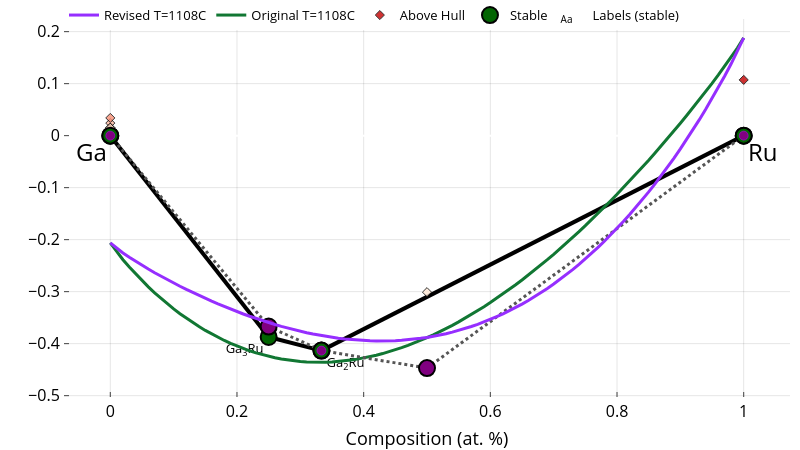
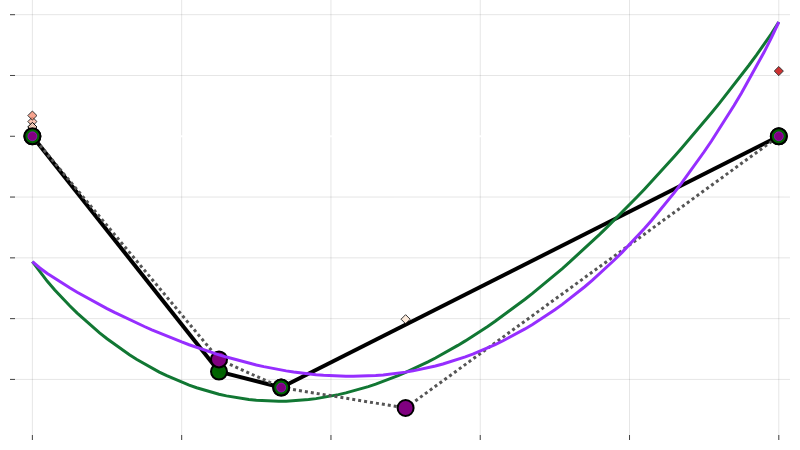

Notebook cell for these charts, in order:
### Code cell
from gliquid.phase_diagram import PDPlotter, PhaseDiagram, PDEntry  # The PMG PDPlotter source code is modified here
pdp = PDPlotter(bl.dft_ch)
from gliquid.binary import t_sym, a_sym, b_sym, c_sym, d_sym, xb_sym
import sympy as sp

t_eval_c = 1108
t_eval = t_eval_c + 273.15

def get_g_curve(A=0, B=0, C=0, D=0, T=0, name="") -> go.Scatter:
    """
    Args:
        A, B, C, D (float): Non-ideal mixing parameters.
        T (float): Temperature in Kelvin.

    Returns:
        go.Scatter: Plotly scatter trace for the Gibbs free energy curve.
    """
    g = bl.eqs['g_liquid'].subs({t_sym: T, a_sym: A, b_sym: B, c_sym: C, d_sym: D})
    gliq_vals = sp.lambdify(xb_sym, g, 'numpy')(_x_vals[1:-1]) if g.has(xb_sym) else [0] * len(_x_vals[1:-1])
    ga = np.float64(bl.eqs['ga'].subs({t_sym: T}) / 96485)
    gb = np.float64(bl.eqs['gb'].subs({t_sym: T}) / 96485)
    if name == "":
        name += "Liquid T=" + str(int(T-273.15)) + "C"

    return go.Scatter(
        x=_x_vals,
        y=[ga] + [g / 96485 for g in gliq_vals] + [gb],
        mode='lines',
        name=name
    )

fig = pdp.get_plot()
fig.add_trace(get_g_curve(A=ml_params[0], B=ml_params[1], C=ml_params[2], D=ml_params[3],
                          T=t_eval, name=f"Original T={t_eval_c}C").update(line=dict(color='#117733', width=3)))

print("Phase energies at t_eval (eV/atom):")
for p in bl.phases:
    if 'enthalpy' in p:
        print(p['name'])
        print(p['name'] + f" @ t_eval ({t_eval})", (p['enthalpy'] - p.get('entropy', 0)*t_eval)/96485.0)

allpoints = [[p['comp'], (p['enthalpy'] - p.get('entropy', 0)*t_eval)/96485.0] for p in bl.phases[:-1]]
newpoints = [[p['comp'], (p['enthalpy'] - p.get('entropy', 0)*t_eval)/96485.0] for p in bl.phases[:-1] if 'entropy' in p]
oldpoints = [[p['comp'], (p['enthalpy'] - p.get('entropy', 0)*t_eval)/96485.0] for p in bl.phases[:-1] if 'entropy' not in p]

# Plot connecting lines between all points
for i in range(len(allpoints) - 1):
    fig.add_trace(go.Scatter(
        x=[allpoints[i][0], allpoints[i+1][0]],
        y=[allpoints[i][1], allpoints[i+1][1]],
        mode='lines',
        line=dict(color='#555555', dash='dot', width=3),
        showlegend=False
    ))
    #F8DE7E
    #555555

# Fix the data structure - remove the extra brackets
fig.add_trace(go.Scatter(
    x=[p[0] for p in newpoints],
    y=[p[1] for p in newpoints],
    mode='markers',
    marker=dict(color="purple", size=16, symbol='circle', line=dict(width=2, color='black')),
    showlegend=False
))

fig.add_trace(go.Scatter(
    x=[p[0] for p in oldpoints],
    y=[p[1] for p in oldpoints],
    mode='markers',
    marker=dict(color="darkgreen", size=16, symbol='circle', line=dict(width=2, color='black')),
    showlegend=False
))

# Add smaller purple circles inside the darkgreen circles
fig.add_trace(go.Scatter(
    x=[p[0] for p in oldpoints],
    y=[p[1] for p in oldpoints],
    mode='markers',
    marker=dict(color="purple", size=9, symbol='circle', line=dict(width=0.5, color='#Be03Fd')),
    showlegend=False
))

fig.add_trace(get_g_curve(A=adj_params[0], B=adj_params[1], C=adj_params[2], D=adj_params[3],
                          T=t_eval, name=f"Revised T={t_eval_c}C").update(line=dict(color='#962EFF', width=3)))

fig.update_layout(plot_bgcolor='white',
                  paper_bgcolor='white', 
                  xaxis=dict(title=dict(text="Composition (at. %)", font=dict(size=18)),
                            tickfont=dict(color='black'), mirror=False),
                  yaxis=dict(title=dict(text="", font=dict(size=18)),
                            tickfont=dict(color='black'), mirror=False),
                  font=dict(color='black', size=13),  # Sets default font color for all text elements
                  width=800, height=450)

fig.show()
fig_dict = fig.to_dict()
fig_dict['layout'].pop('annotations', None)
fig_dict['layout'].pop('title', None)
fig_dict['layout']['xaxis'].pop('title', None)
fig_dict['layout']['yaxis'].pop('title', None)
fig_dict['data'] = [trace for trace in fig_dict['data'] if trace.get('mode') != 'text']
cleaned = go.Figure(fig_dict)
cleaned.layout.showlegend = False
cleaned.layout.xaxis.showticklabels = False
cleaned.layout.yaxis.showticklabels = False
cleaned.update_layout(xaxis_range=[-0.03, 1.015])
cleaned.show()

figures_dir = cfg.project_root / "figures"
if os.path.isdir(figures_dir):
    fig.write_image(figures_dir / "Ga-Ru_chull_overlaid.svg")
    cleaned.write_image(figures_dir / "Ga-Ru_chull_overlaid_cleaned.svg")
    print(f"Figures saved to {figures_dir}")

### Figure 1 — Plotly figure (JSON) as saved in the notebook; plotly's stock layout.template omitted (floating-point values rounded to 4 significant figures)
{"data": [{"hoverinfo": "none", "line": {"color": "black", "width": 4}, "mode": "lines", "showlegend": false, "type": "scatter", "x": [0.25, 0, null, 0.3333, 0.25, null, 0.3333, 1, null], "y": [-0.3871, 0, null, -0.4134, -0.3871, null, -0.4134, 0, null]}, {"hoverinfo": "skip", "mode": "text", "name": "Labels (stable)", "opacity": 1, "showlegend": true, "text": ["Ga<sub>3</sub>Ru", "Ga<sub>2</sub>Ru"], "textposition": ["bottom left", "bottom right"], "type": "scatter", "visible": true, "x": [0.242, 0.3413], "y": [-0.4001, -0.4264]}, {"error_y": {"array": [0, 0, 0, 0], "color": "gray", "thickness": 2.5, "type": "data", "width": 5}, "hoverinfo": "text", "hoverlabel": {"font": {"size": 14}}, "hovertext": ["Ga<sub>3</sub>Ru (mp-672204-GGA) <br> -0.387 eV/atom (Stable)", "Ga (mp-142-GGA) <br> 0.0 eV/atom (Stable)", "Ga<sub>2</sub>Ru (mp-1072429-GGA) <br> -0.413 eV/atom (Stable)", "Ru (mp-33-GGA) <br> 0.0 eV/atom (Stable)"], "marker": {"color": "darkgreen", "line": {"color": "black", "width": 2}, "size": 16}, "mode": "markers", "name": "Stable", "opacity": 0.99, "showlegend": true, "type": "scatter", "x": [0.25, 0, 0.3333, 1], "y": [-0.3871, 0, -0.4134, 0]}, {"hoverinfo": "text", "hoverlabel": {"font": {"size": 14}}, "hovertext": ["Ru (mp-8639-GGA) <br> 0.107 eV/atom (+0.107 eV/atom)", "Ga (mp-140-GGA) <br> 0.024 eV/atom (+0.024 eV/atom)", "Ga (mp-569007-GGA) <br> 0.034 eV/atom (+0.034 eV/atom)", "Ga (mp-569423-GGA) <br> 0.011 eV/atom (+0.011 eV/atom)", "Ga (mp-10021-GGA) <br> 0.015 eV/atom (+0.015 eV/atom)", "Ga (mp-1067880-GGA) <br> 0.005 eV/atom (+0.005 eV/atom)", "Ga (mp-567540-GGA) <br> 0.012 eV/atom (+0.012 eV/atom)", "Ga (mp-1007857-GGA) <br> 0.015 eV/atom (+0.015 eV/atom)", "GaRu (mp-22320-GGA) <br> -0.301 eV/atom (+0.009 eV/atom)"], "marker": {"color": [0.107, 0.024, 0.034, 0.011, 0.015, 0.005, 0.012, 0.015, 0.009], "colorscale": [[0, "#fff5e3"], [0.5, "#f24324"], [1, "#c40000"]], "line": {"color": "black", "width": 1}, "opacity": 0.8, "size": 7, "symbol": "diamond"}, "mode": "markers", "name": "Above Hull", "showlegend": true, "type": "scatter", "x": [1, 0, 0, 0, 0, 0, 0, 0, 0.5], "y": [0.1073, 0.02417, 0.03406, 0.01134, 0.01527, 0.004823, 0.01168, 0.01539, -0.301]}, {"line": {"color": "#117733", "width": 3}, "mode": "lines", "name": "Original T=1108C", "type": "scatter", "x": [0, 0.01, 0.02, 0.03, 0.04, 0.05, 0.06, 0.07, 0.08, 0.09, 0.1, 0.11, 0.12, 0.13, 0.14, 0.15, 0.16, 0.17, 0.18, 0.19, 0.2, 0.21, 0.22, 0.23, 0.24, 0.25, 0.26, 0.27, 0.28, 0.29, 0.3, 0.31, 0.32, 0.33, 0.34, 0.35, 0.36, 0.37, 0.38, 0.39, 0.4, 0.41, 0.42, 0.43, 0.44, 0.45, 0.46, 0.47, 0.48, 0.49, 0.5, 0.51, 0.52, 0.53, 0.54, 0.55, 0.56, 0.57, 0.58, 0.59, 0.6, 0.61, 0.62, 0.63, 0.64, 0.65, 0.66, 0.67, 0.68, 0.69, 0.7, 0.71, 0.72, 0.73, 0.74, 0.75, 0.76, 0.77, 0.78, 0.79, 0.8, 0.81, 0.82, 0.83, 0.84, 0.85, 0.86, 0.87, 0.88, 0.89, 0.9, 0.91, 0.92, 0.93, 0.94, 0.95, 0.96, 0.97, 0.98, 0.99, 1], "y": [-0.2061, -0.2233, -0.2386, -0.2527, -0.2661, -0.2788, -0.2908, -0.3022, -0.313, -0.3233, -0.3331, -0.3423, -0.3511, -0.3594, -0.3672, -0.3745, -0.3814, -0.3879, -0.3939, -0.3995, -0.4046, -0.4094, -0.4137, -0.4177, -0.4212, -0.4243, -0.4271, -0.4295, -0.4314, -0.4331, -0.4343, -0.4352, -0.4357, -0.4359, -0.4357, -0.4352, -0.4343, -0.4331, -0.4316, -0.4297, -0.4275, -0.425, -0.4222, -0.419, -0.4156, -0.4118, -0.4078, -0.4034, -0.3987, -0.3938, -0.3885, -0.383, -0.3772, -0.3711, -0.3648, -0.3581, -0.3512, -0.344, -0.3366, -0.3289, -0.321, -0.3128, -0.3043, -0.2956, -0.2867, -0.2775, -0.2681, -0.2585, -0.2486, -0.2385, -0.2281, -0.2176, -0.2068, -0.1958, -0.1846, -0.1731, -0.1615, -0.1496, -0.1375, -0.1252, -0.1127, -0.1, -0.08709, -0.07397, -0.06064, -0.04711, -0.03336, -0.0194, -0.005227, 0.009165, 0.02378, 0.03863, 0.05372, 0.06906, 0.08467, 0.1006, 0.1168, 0.1335, 0.1506, 0.1684, 0.188]}, {"line": {"color": "#555555", "dash": "dot", "width": 3}, "mode": "lines", "showlegend": false, "type": "scatter", "x": [0, 0.25], "y": [0, -0.3671]}, {"line": {"color": "#555555", "dash": "dot", "width": 3}, "mode": "lines", "showlegend": false, "type": "scatter", "x": [0.25, 0.3333], "y": [-0.3671, -0.4134]}, {"line": {"color": "#555555", "dash": "dot", "width": 3}, "mode": "lines", "showlegend": false, "type": "scatter", "x": [0.3333, 0.5], "y": [-0.4134, -0.447]}, {"line": {"color": "#555555", "dash": "dot", "width": 3}, "mode": "lines", "showlegend": false, "type": "scatter", "x": [0.5, 1], "y": [-0.447, 0]}, {"marker": {"color": "purple", "line": {"color": "black", "width": 2}, "size": 16, "symbol": "circle"}, "mode": "markers", "showlegend": false, "type": "scatter", "x": [0.25, 0.5], "y": [-0.3671, -0.447]}, {"marker": {"color": "darkgreen", "line": {"color": "black", "width": 2}, "size": 16, "symbol": "circle"}, "mode": "markers", "showlegend": false, "type": "scatter", "x": [0, 0.3333, 1], "y": [0, -0.4134, 0]}, {"marker": {"color": "purple", "line": {"color": "#Be03Fd", "width": 0.5}, "size": 9, "symbol": "circle"}, "mode": "markers", "showlegend": false, "type": "scatter", "x": [0, 0.3333, 1], "y": [0, -0.4134, 0]}, {"line": {"color": "#962EFF", "width": 3}, "mode": "lines", "name": "Revised T=1108C", "type": "scatter", "x": [0, 0.01, 0.02, 0.03, 0.04, 0.05, 0.06, 0.07, 0.08, 0.09, 0.1, 0.11, 0.12, 0.13, 0.14, 0.15, 0.16, 0.17, 0.18, 0.19, 0.2, 0.21, 0.22, 0.23, 0.24, 0.25, 0.26, 0.27, 0.28, 0.29, 0.3, 0.31, 0.32, 0.33, 0.34, 0.35, 0.36, 0.37, 0.38, 0.39, 0.4, 0.41, 0.42, 0.43, 0.44, 0.45, 0.46, 0.47, 0.48, 0.49, 0.5, 0.51, 0.52, 0.53, 0.54, 0.55, 0.56, 0.57, 0.58, 0.59, 0.6, 0.61, 0.62, 0.63, 0.64, 0.65, 0.66, 0.67, 0.68, 0.69, 0.7, 0.71, 0.72, 0.73, 0.74, 0.75, 0.76, 0.77, 0.78, 0.79, 0.8, 0.81, 0.82, 0.83, 0.84, 0.85, 0.86, 0.87, 0.88, 0.89, 0.9, 0.91, 0.92, 0.93, 0.94, 0.95, 0.96, 0.97, 0.98, 0.99, 1], "y": [-0.2061, -0.2167, -0.2256, -0.2339, -0.2418, -0.2493, -0.2566, -0.2636, -0.2704, -0.277, -0.2834, -0.2897, -0.2957, -0.3016, -0.3074, -0.313, -0.3184, -0.3236, -0.3287, -0.3336, -0.3384, -0.3429, -0.3473, -0.3516, -0.3556, -0.3595, -0.3632, -0.3667, -0.3701, -0.3732, -0.3762, -0.3789, -0.3815, -0.3838, -0.3859, -0.3878, -0.3895, -0.391, -0.3922, -0.3933, -0.3941, -0.3946, -0.3949, -0.3949, -0.3947, -0.3943, -0.3936, -0.3926, -0.3913, -0.3898, -0.388, -0.3859, -0.3835, -0.3808, -0.3779, -0.3746, -0.371, -0.3671, -0.3629, -0.3583, -0.3534, -0.3482, -0.3427, -0.3368, -0.3305, -0.3239, -0.317, -0.3096, -0.3019, -0.2938, -0.2854, -0.2765, -0.2673, -0.2576, -0.2476, -0.2371, -0.2262, -0.2149, -0.2031, -0.1909, -0.1783, -0.1652, -0.1517, -0.1376, -0.1231, -0.1081, -0.09264, -0.07664, -0.06012, -0.04307, -0.02548, -0.007322, 0.01141, 0.03075, 0.0507, 0.07132, 0.09265, 0.1147, 0.1377, 0.1618, 0.188]}], "layout": {"annotations": [{"align": "center", "font": {"color": "#000000", "size": 24}, "opacity": 1, "showarrow": false, "text": "Ga", "x": -0.03, "xref": "x", "y": -0.03, "yref": "y"}, {"align": "center", "font": {"color": "#000000", "size": 24}, "opacity": 1, "showarrow": false, "text": "Ru", "x": 1.03, "xref": "x", "y": -0.03, "yref": "y"}], "autosize": true, "coloraxis": {"colorbar": {"x": 1, "y": 0.05, "yanchor": "top"}}, "font": {"color": "black", "size": 13}, "height": 450, "hovermode": "closest", "legend": {"orientation": "h", "tracegroupgap": 7, "traceorder": "reversed", "x": 0, "xanchor": "left", "y": 1.05}, "margin": {"b": 10, "l": 10, "pad": 0, "r": 10, "t": 0}, "paper_bgcolor": "white", "plot_bgcolor": "white", "showlegend": true, "width": 800, "xaxis": {"anchor": "y", "gridcolor": "rgba(0,0,0,0.1)", "mirror": false, "nticks": 8, "showgrid": true, "showline": true, "side": "bottom", "tickfont": {"color": "black", "size": 16}, "ticks": "inside", "title": {"font": {"color": "#000000", "size": 18}, "text": "Composition (at. %)"}, "type": "linear", "zeroline": false}, "yaxis": {"anchor": "x", "gridcolor": "rgba(0,0,0,0.1)", "mirror": false, "showgrid": true, "showline": true, "side": "left", "tickfont": {"color": "black", "size": 16}, "ticks": "inside", "title": {"font": {"color": "#000000", "size": 18}, "text": ""}, "type": "linear"}}}

### Figure 2 — Plotly figure (JSON) as saved in the notebook; plotly's stock layout.template omitted (floating-point values rounded to 4 significant figures)
{"data": [{"hoverinfo": "none", "line": {"color": "black", "width": 4}, "mode": "lines", "showlegend": false, "type": "scatter", "x": [0.25, 0, null, 0.3333, 0.25, null, 0.3333, 1, null], "y": [-0.3871, 0, null, -0.4134, -0.3871, null, -0.4134, 0, null]}, {"error_y": {"array": [0, 0, 0, 0], "color": "gray", "thickness": 2.5, "type": "data", "width": 5}, "hoverinfo": "text", "hoverlabel": {"font": {"size": 14}}, "hovertext": ["Ga<sub>3</sub>Ru (mp-672204-GGA) <br> -0.387 eV/atom (Stable)", "Ga (mp-142-GGA) <br> 0.0 eV/atom (Stable)", "Ga<sub>2</sub>Ru (mp-1072429-GGA) <br> -0.413 eV/atom (Stable)", "Ru (mp-33-GGA) <br> 0.0 eV/atom (Stable)"], "marker": {"color": "darkgreen", "line": {"color": "black", "width": 2}, "size": 16}, "mode": "markers", "name": "Stable", "opacity": 0.99, "showlegend": true, "type": "scatter", "x": [0.25, 0, 0.3333, 1], "y": [-0.3871, 0, -0.4134, 0]}, {"hoverinfo": "text", "hoverlabel": {"font": {"size": 14}}, "hovertext": ["Ru (mp-8639-GGA) <br> 0.107 eV/atom (+0.107 eV/atom)", "Ga (mp-140-GGA) <br> 0.024 eV/atom (+0.024 eV/atom)", "Ga (mp-569007-GGA) <br> 0.034 eV/atom (+0.034 eV/atom)", "Ga (mp-569423-GGA) <br> 0.011 eV/atom (+0.011 eV/atom)", "Ga (mp-10021-GGA) <br> 0.015 eV/atom (+0.015 eV/atom)", "Ga (mp-1067880-GGA) <br> 0.005 eV/atom (+0.005 eV/atom)", "Ga (mp-567540-GGA) <br> 0.012 eV/atom (+0.012 eV/atom)", "Ga (mp-1007857-GGA) <br> 0.015 eV/atom (+0.015 eV/atom)", "GaRu (mp-22320-GGA) <br> -0.301 eV/atom (+0.009 eV/atom)"], "marker": {"color": [0.107, 0.024, 0.034, 0.011, 0.015, 0.005, 0.012, 0.015, 0.009], "colorscale": [[0, "#fff5e3"], [0.5, "#f24324"], [1, "#c40000"]], "line": {"color": "black", "width": 1}, "opacity": 0.8, "size": 7, "symbol": "diamond"}, "mode": "markers", "name": "Above Hull", "showlegend": true, "type": "scatter", "x": [1, 0, 0, 0, 0, 0, 0, 0, 0.5], "y": [0.1073, 0.02417, 0.03406, 0.01134, 0.01527, 0.004823, 0.01168, 0.01539, -0.301]}, {"line": {"color": "#117733", "width": 3}, "mode": "lines", "name": "Original T=1108C", "type": "scatter", "x": [0, 0.01, 0.02, 0.03, 0.04, 0.05, 0.06, 0.07, 0.08, 0.09, 0.1, 0.11, 0.12, 0.13, 0.14, 0.15, 0.16, 0.17, 0.18, 0.19, 0.2, 0.21, 0.22, 0.23, 0.24, 0.25, 0.26, 0.27, 0.28, 0.29, 0.3, 0.31, 0.32, 0.33, 0.34, 0.35, 0.36, 0.37, 0.38, 0.39, 0.4, 0.41, 0.42, 0.43, 0.44, 0.45, 0.46, 0.47, 0.48, 0.49, 0.5, 0.51, 0.52, 0.53, 0.54, 0.55, 0.56, 0.57, 0.58, 0.59, 0.6, 0.61, 0.62, 0.63, 0.64, 0.65, 0.66, 0.67, 0.68, 0.69, 0.7, 0.71, 0.72, 0.73, 0.74, 0.75, 0.76, 0.77, 0.78, 0.79, 0.8, 0.81, 0.82, 0.83, 0.84, 0.85, 0.86, 0.87, 0.88, 0.89, 0.9, 0.91, 0.92, 0.93, 0.94, 0.95, 0.96, 0.97, 0.98, 0.99, 1], "y": [-0.2061, -0.2233, -0.2386, -0.2527, -0.2661, -0.2788, -0.2908, -0.3022, -0.313, -0.3233, -0.3331, -0.3423, -0.3511, -0.3594, -0.3672, -0.3745, -0.3814, -0.3879, -0.3939, -0.3995, -0.4046, -0.4094, -0.4137, -0.4177, -0.4212, -0.4243, -0.4271, -0.4295, -0.4314, -0.4331, -0.4343, -0.4352, -0.4357, -0.4359, -0.4357, -0.4352, -0.4343, -0.4331, -0.4316, -0.4297, -0.4275, -0.425, -0.4222, -0.419, -0.4156, -0.4118, -0.4078, -0.4034, -0.3987, -0.3938, -0.3885, -0.383, -0.3772, -0.3711, -0.3648, -0.3581, -0.3512, -0.344, -0.3366, -0.3289, -0.321, -0.3128, -0.3043, -0.2956, -0.2867, -0.2775, -0.2681, -0.2585, -0.2486, -0.2385, -0.2281, -0.2176, -0.2068, -0.1958, -0.1846, -0.1731, -0.1615, -0.1496, -0.1375, -0.1252, -0.1127, -0.1, -0.08709, -0.07397, -0.06064, -0.04711, -0.03336, -0.0194, -0.005227, 0.009165, 0.02378, 0.03863, 0.05372, 0.06906, 0.08467, 0.1006, 0.1168, 0.1335, 0.1506, 0.1684, 0.188]}, {"line": {"color": "#555555", "dash": "dot", "width": 3}, "mode": "lines", "showlegend": false, "type": "scatter", "x": [0, 0.25], "y": [0, -0.3671]}, {"line": {"color": "#555555", "dash": "dot", "width": 3}, "mode": "lines", "showlegend": false, "type": "scatter", "x": [0.25, 0.3333], "y": [-0.3671, -0.4134]}, {"line": {"color": "#555555", "dash": "dot", "width": 3}, "mode": "lines", "showlegend": false, "type": "scatter", "x": [0.3333, 0.5], "y": [-0.4134, -0.447]}, {"line": {"color": "#555555", "dash": "dot", "width": 3}, "mode": "lines", "showlegend": false, "type": "scatter", "x": [0.5, 1], "y": [-0.447, 0]}, {"marker": {"color": "purple", "line": {"color": "black", "width": 2}, "size": 16, "symbol": "circle"}, "mode": "markers", "showlegend": false, "type": "scatter", "x": [0.25, 0.5], "y": [-0.3671, -0.447]}, {"marker": {"color": "darkgreen", "line": {"color": "black", "width": 2}, "size": 16, "symbol": "circle"}, "mode": "markers", "showlegend": false, "type": "scatter", "x": [0, 0.3333, 1], "y": [0, -0.4134, 0]}, {"marker": {"color": "purple", "line": {"color": "#Be03Fd", "width": 0.5}, "size": 9, "symbol": "circle"}, "mode": "markers", "showlegend": false, "type": "scatter", "x": [0, 0.3333, 1], "y": [0, -0.4134, 0]}, {"line": {"color": "#962EFF", "width": 3}, "mode": "lines", "name": "Revised T=1108C", "type": "scatter", "x": [0, 0.01, 0.02, 0.03, 0.04, 0.05, 0.06, 0.07, 0.08, 0.09, 0.1, 0.11, 0.12, 0.13, 0.14, 0.15, 0.16, 0.17, 0.18, 0.19, 0.2, 0.21, 0.22, 0.23, 0.24, 0.25, 0.26, 0.27, 0.28, 0.29, 0.3, 0.31, 0.32, 0.33, 0.34, 0.35, 0.36, 0.37, 0.38, 0.39, 0.4, 0.41, 0.42, 0.43, 0.44, 0.45, 0.46, 0.47, 0.48, 0.49, 0.5, 0.51, 0.52, 0.53, 0.54, 0.55, 0.56, 0.57, 0.58, 0.59, 0.6, 0.61, 0.62, 0.63, 0.64, 0.65, 0.66, 0.67, 0.68, 0.69, 0.7, 0.71, 0.72, 0.73, 0.74, 0.75, 0.76, 0.77, 0.78, 0.79, 0.8, 0.81, 0.82, 0.83, 0.84, 0.85, 0.86, 0.87, 0.88, 0.89, 0.9, 0.91, 0.92, 0.93, 0.94, 0.95, 0.96, 0.97, 0.98, 0.99, 1], "y": [-0.2061, -0.2167, -0.2256, -0.2339, -0.2418, -0.2493, -0.2566, -0.2636, -0.2704, -0.277, -0.2834, -0.2897, -0.2957, -0.3016, -0.3074, -0.313, -0.3184, -0.3236, -0.3287, -0.3336, -0.3384, -0.3429, -0.3473, -0.3516, -0.3556, -0.3595, -0.3632, -0.3667, -0.3701, -0.3732, -0.3762, -0.3789, -0.3815, -0.3838, -0.3859, -0.3878, -0.3895, -0.391, -0.3922, -0.3933, -0.3941, -0.3946, -0.3949, -0.3949, -0.3947, -0.3943, -0.3936, -0.3926, -0.3913, -0.3898, -0.388, -0.3859, -0.3835, -0.3808, -0.3779, -0.3746, -0.371, -0.3671, -0.3629, -0.3583, -0.3534, -0.3482, -0.3427, -0.3368, -0.3305, -0.3239, -0.317, -0.3096, -0.3019, -0.2938, -0.2854, -0.2765, -0.2673, -0.2576, -0.2476, -0.2371, -0.2262, -0.2149, -0.2031, -0.1909, -0.1783, -0.1652, -0.1517, -0.1376, -0.1231, -0.1081, -0.09264, -0.07664, -0.06012, -0.04307, -0.02548, -0.007322, 0.01141, 0.03075, 0.0507, 0.07132, 0.09265, 0.1147, 0.1377, 0.1618, 0.188]}], "layout": {"autosize": true, "coloraxis": {"colorbar": {"x": 1, "y": 0.05, "yanchor": "top"}}, "font": {"color": "black", "size": 13}, "height": 450, "hovermode": "closest", "legend": {"orientation": "h", "tracegroupgap": 7, "traceorder": "reversed", "x": 0, "xanchor": "left", "y": 1.05}, "margin": {"b": 10, "l": 10, "pad": 0, "r": 10, "t": 0}, "paper_bgcolor": "white", "plot_bgcolor": "white", "showlegend": false, "width": 800, "xaxis": {"anchor": "y", "gridcolor": "rgba(0,0,0,0.1)", "mirror": false, "nticks": 8, "range": [-0.03, 1.015], "showgrid": true, "showline": true, "showticklabels": false, "side": "bottom", "tickfont": {"color": "black", "size": 16}, "ticks": "inside", "type": "linear", "zeroline": false}, "yaxis": {"anchor": "x", "gridcolor": "rgba(0,0,0,0.1)", "mirror": false, "showgrid": true, "showline": true, "showticklabels": false, "side": "left", "tickfont": {"color": "black", "size": 16}, "ticks": "inside", "type": "linear"}}}
